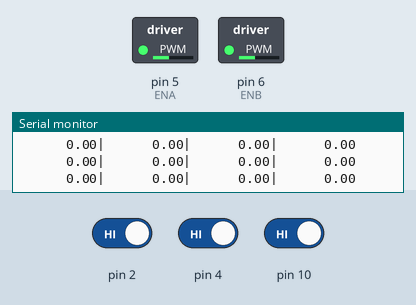
The sketch below on a simulated Arduino Uno, built with avr-gcc and run on an emulated ATmega328P. On the bench: switched loads named in the sketch (green lamp = pin HIGH), the last lines printed to the serial monitor. Inputs (shaded band) come from the test bench; at power-on: pin 2 HIGH, pin 4 HIGH, pin 10 HIGH.

Above: at 1.2 s.
1.3 s: pin 2 driven LOW
At 2.3 s:
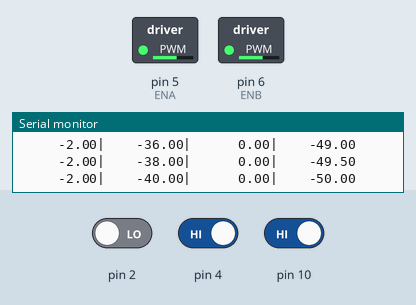
2.9 s: pin 4 driven LOW
At 3.8 s:
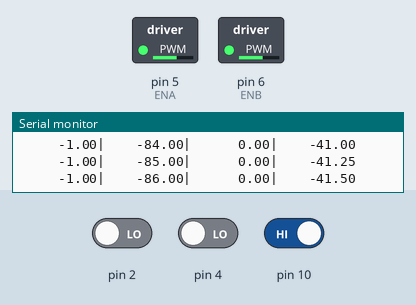
5.9 s: pin 2 driven HIGH
At 6.6 s:
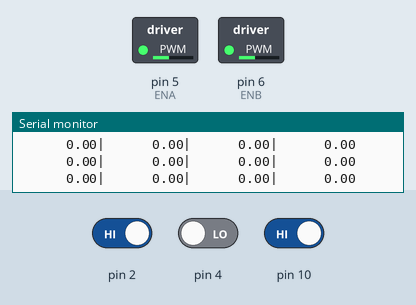
8.9 s: pin 10 driven LOW
At 9.06 s:
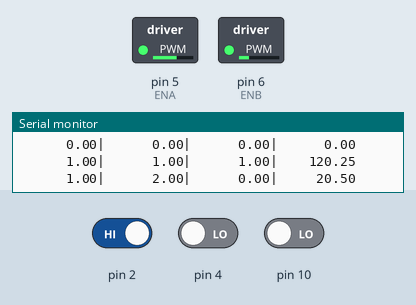
11.9 s: pin 10 driven HIGH
At 13.2 s:
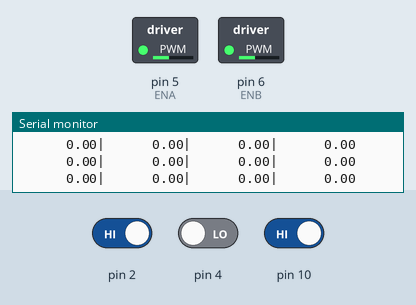
14.9 s: pin 2 driven LOW
At 15.05 s:
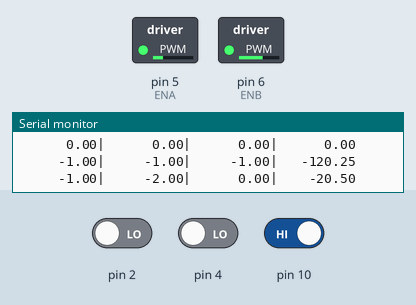
Timing chart, 0 to 17.9 s (numbered marks = the images above; inputs shaded):
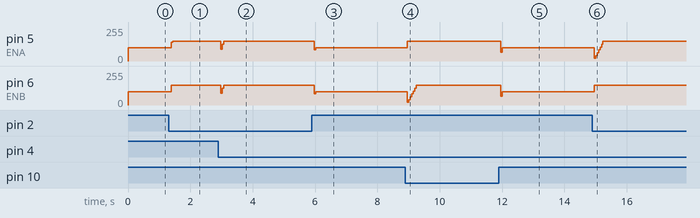

Measured:
- after the input at 1.3 s, pin 5 (ENA), pin 6 (ENB): 100/255 → 150/255 after 0.08 s
- after the input at 2.9 s, pin 5 (ENA): 150/255 → 87/255 after 0.07 s, → 125/255 0.05 s later, → 150/255 0.05 s later; pin 6 (ENB): 150/255 → 87/255 after 0.08 s, → 125/255 0.05 s later, → 150/255 0.05 s later
- after the input at 5.9 s, pin 5 (ENA), pin 6 (ENB): 150/255 → 100/255 after 0.07 s
- after the input at 8.9 s, pin 5 (ENA), pin 6 (ENB): 100/255 → 150/255 after 0.07 s
- after the input at 11.9 s, pin 5 (ENA), pin 6 (ENB): 150/255 → 100/255 after 0.06 s
- after the input at 14.9 s, pin 5 (ENA), pin 6 (ENB): 100/255 → 150/255 after 0.06 s

The sketch:

PidLineTrackingCar.ino
```cpp
//Line Tracking IO define
#define LT_R !digitalRead(10)
#define LT_M !digitalRead(4)
#define LT_L !digitalRead(2)

//motors
#define ENA 5 // controls left velocity
#define ENB 6 // controls right velocity
#define IN1 7 // left motor going forward
#define IN2 8 // left motor going backward
#define IN3 9 // right motor going backward
#define IN4 11 // right motor going forward

// logical (not actual) velocity defined to be as [MIN_SPEED, MAX_SPEED]
// actual velocity used in motors is [0, MAX_SPEED]
// motors support [0, 255] range but for PID we don't want 255 max speed
#define MAX_SPEED 150
#define MIN_SPEED -150
#define INITIAL_SPEED 100
#define LOGS_ON true

int currentSpeedRight;
int currentSpeedLeft;
float previousError;
float integral;
int previousLineTrackerPos;

// Kd > Kp > Ki because derivative < error < integral
float kd = 100;
float kp = 20;
float ki = 0.25;

void setup() {
  setupLineTracker();
  //setupMotors();
  initVariables();
}

void setupLineTracker() {
  Serial.begin(9600);
  pinMode(LT_R,INPUT);
  pinMode(LT_M,INPUT);
  pinMode(LT_L,INPUT);
}

void setupMotors() {
  pinMode(IN1,OUTPUT);
  pinMode(IN2,OUTPUT);
  pinMode(IN3,OUTPUT);
  pinMode(IN4,OUTPUT);
  pinMode(ENA,OUTPUT);
  pinMode(ENB,OUTPUT);
}

void initVariables() {
  integral = 0;
  previousError = 0;
  currentSpeedRight = INITIAL_SPEED;
  currentSpeedLeft = INITIAL_SPEED;
}

void loop() {
  float pos = getLineTrackerPosition();
  float pid = calculatePID(pos, 0);
  calculateSpeed(pid);
  moveMotors(currentSpeedLeft, currentSpeedRight);
}

int getLineTrackerPosition() {
  int leftReading = LT_L;
  int centerReading = LT_M;
  int rightReading = LT_R;

  if (leftReading == LOW && centerReading == HIGH && rightReading == LOW) {
    previousLineTrackerPos = 0;
    return 0;
  } else if (leftReading == HIGH && centerReading == HIGH && rightReading == LOW) {
    previousLineTrackerPos = -1;
    return -1;
  } else if (leftReading == HIGH && centerReading == LOW && rightReading == LOW) {
    previousLineTrackerPos = -2;
    return -2;
  } else if (leftReading == LOW && centerReading == HIGH && rightReading == HIGH) {
    previousLineTrackerPos = 1;
    return 1;
  } else if (leftReading == LOW && centerReading == LOW && rightReading == HIGH) {
    previousLineTrackerPos = 2;
    return 2;
  } else {
    return previousLineTrackerPos;
  }
}

float calculatePID(float pos, float setValue) {
  float error = pos - setValue;
  float derivative = error - previousError;
  integral += error;
  previousError = error;

  if (error == 0 && derivative == 0) {
    //means output signal of PID converged to target signal
    //resets integral to zero and other control variables
    initVariables();
  }

  float pid = (error * kp) + (integral * ki) + (derivative * kd);

  if (LOGS_ON) {
    //Serial.println(error);
    //Serial.println(integral);
    char toPrint[43] = "";
    char value[10] = "";
    //error value to char array
    dtostrf(error, 10, 2, value);
    strcat(toPrint, value);
    strcat(toPrint, "|");
    dtostrf(integral, 10, 2, value);
    strcat(toPrint, value);
    strcat(toPrint, "|");
    dtostrf(derivative, 10, 2, value);
    strcat(toPrint, value);
    strcat(toPrint, "|");
    dtostrf(pid, 10, 2, value);
    strcat(toPrint, value);

    Serial.println(toPrint);
  }
  return pid;
}

void calculateSpeed(float delta) {
  int deltaInt = round(delta);

  //if car is at right (delta < 0), we need to turn left
  //increase right speed, decrease left speed
  //or if car is at left (delta > 0), we need to turn right
  //increase left speed, decrease right speed
  currentSpeedRight -= deltaInt;
  currentSpeedLeft += deltaInt;

  currentSpeedRight = constrain(currentSpeedRight, MIN_SPEED, MAX_SPEED);
  currentSpeedLeft = constrain(currentSpeedLeft, MIN_SPEED, MAX_SPEED);
}

void moveMotors(int leftSpeed, int rightSpeed) {
  int in1Signal, in2Signal, in3Signal, in4Signal;

  if (leftSpeed >= 0) {
    //left motors turning forwards
    in1Signal = HIGH;
    in2Signal = LOW;
  } else {
    //left motors turning backwards
    in1Signal = LOW;
    in2Signal = HIGH;
  }
  if (rightSpeed >= 0) {
    //right motors turning forwards
    in3Signal = LOW;
    in4Signal = HIGH;
  } else {
    //right motors turning backwards
    in3Signal = HIGH;
    in4Signal = LOW;
  }

  leftSpeed = abs(leftSpeed);
  rightSpeed = abs(rightSpeed);
  analogWrite(ENA, leftSpeed);
  analogWrite(ENB, rightSpeed);
  digitalWrite(IN1, in1Signal);
  digitalWrite(IN2, in2Signal);
  digitalWrite(IN3, in3Signal);
  digitalWrite(IN4, in4Signal);
}
```
